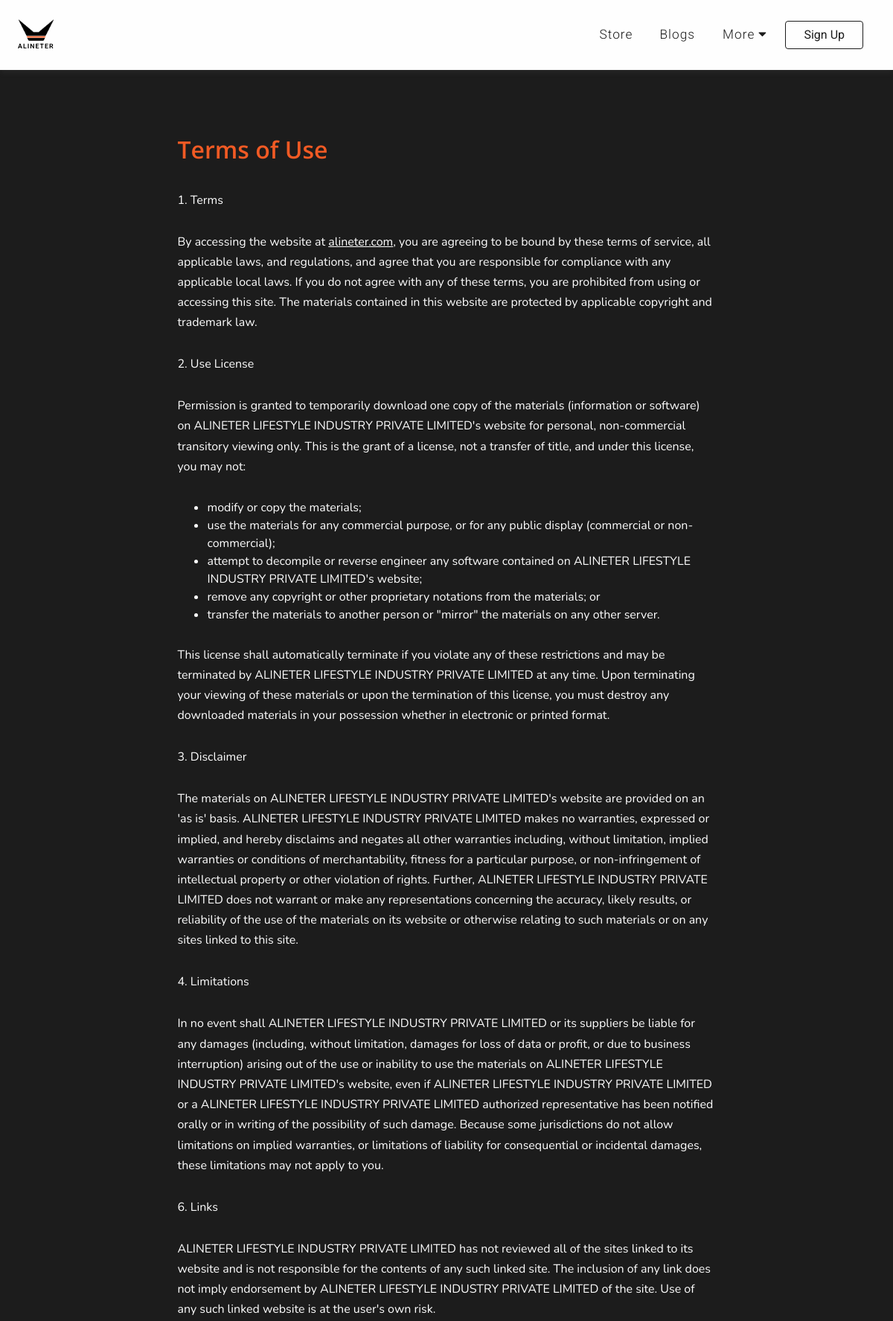
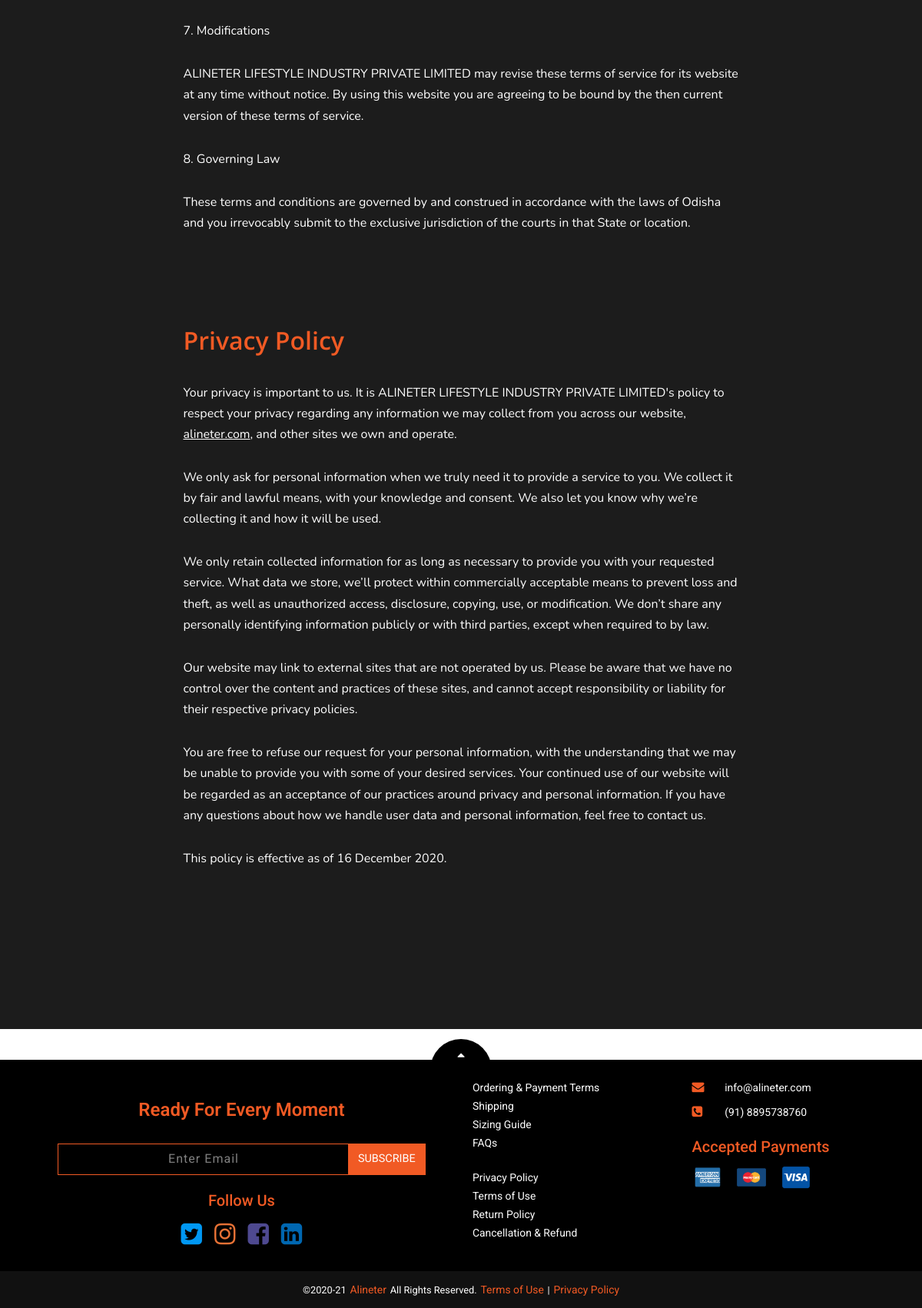
The page /company/policy/terms-condition/ on the database its author committed (2 pictures, top to bottom).
### company/models.py (models this page shows, shortened)
class CompanyTermsCondition(models.Model):
	company = models.OneToOneField(Company, on_delete=models.CASCADE)
	terms_text = RichTextField()
	date_created = models.DateTimeField(auto_now_add=True)
	date_modified = models.DateTimeField(auto_now=True)
	class Meta:
		verbose_name_plural = 'Terms & Condition'

class CompanyPrivacyPolicy(models.Model):
	company = models.OneToOneField(Company, on_delete=models.CASCADE)
	privacy_text = RichTextField()
	date_created = models.DateTimeField(auto_now_add=True)
	date_modified = models.DateTimeField(auto_now=True)
	class Meta:
		verbose_name_plural = 'Privacy policy'

### company_policy/views.py (the view)
# urls.py: path('terms-condition/', views.terms_condition, name='terms_condition'),
def terms_condition(request):
	tnc = CompanyTermsCondition.objects.first()
	privacy_policy = CompanyPrivacyPolicy.objects.first()
	context = {'tnc':tnc, 'privacy_policy':privacy_policy}
	return render(request, 'company_policy/terms.html', context)

### company_policy/templates/company_policy/terms.html (shortened to what this page needs)
{% extends 'home/base.html' %}
{% load static %}
{% block css_link %}
  <link rel="stylesheet" type="text/css" href="{% static 'css/policy-page.css' %}?{% now 'U' %}">
{% endblock css_link %}
{% block page_content %}
<section id="company-policy-wrapper" class="company-policy-wrapper w-100 scroll-reveal-content">
  <div class="container-fluid">
    <div class="secondary-wrapper mx-auto p-0">
      <div class="policy-container terms-of-use">
        <div class="policy-head--s1 reveal__from-bottom">
          <h1>Terms of Use</h1>
        </div>
        <div class="policy-body">
          {% if tnc %}
            {{ tnc.terms_text | safe }}
          {% endif %}
        </div>
      </div>
      <div class="policy-container privacy-policy">
        <div class="policy-head--s1 reveal__from-bottom">
          <h1>Privacy Policy</h1>
        </div>
        <div class="policy-body">
        {% if privacy_policy %}
          {{ privacy_policy.privacy_text | safe }}
        {% endif %}
        </div>
      </div>
    </div>
  </div>
</section>
{% endblock page_content %}

### static/css/style.css (style rules this page uses)
:root { --bg-primary:#F15A24; --bg-secondary:#000000; --bg-tertiary:#1C1C1C; --bg-grey:#707070; --bg-light:#FEFEFE; --ff-primary:'Nunito', sans-serif; --ff-secondary:'Nunito Sans', sans-serif; --ff-tertiary:'Open Sans', sans-serif; --ff-roboto:'Roboto', sans-serif; --lg-padding:5% 2.4%; --lg-padding-inverse:2.4% 5%; --md-padding:4% 1.4%; --md-padding-inverse:1.4% 4%; --sm-padding:2% 1%; --sm-padding-inverse:1% 2%; --facebook:#4E4990; --instagram:#E67135; --linkedin:#0067B1; --pinterest:#DC0000; --twitter:#0098F4; --whatsapp:#3FB031; }
body { padding:0; margin:0; }
.scroll-reveal-content { overflow:hidden; }
@media screen and (min-width:1000px) { .secondary-wrapper { width:65%; } }

### static/css/policy-page.css (style rules this page uses)
#company-policy-wrapper { padding:5.5rem 2.4%; background-color:var(--bg-tertiary); }
.policy-container { margin-bottom:7.5rem; }
.policy-head--s1 { margin-bottom:2.2rem; }
.policy-head--s1 h1, .policy-head--s2 h1, .policy-body h1 { font-size:2rem; font-weight:600; color:var(--bg-primary); }
.policy-head--s1 h1, .policy-body h1 { font-size:2rem; }
.policy-body :is( p, ul) { font-size:1rem; font-weight:400; margin:0; margin-bottom:1.8rem; color:var(--bg-light); }
.policy-body p { white-space:pre-line; line-height:1.7; }
.policy-body p a { color:inherit; text-decoration:underline; }

### static/css/utility.css (style rules this page uses)
.btn, .fancy-effects::after, .input--s1, .input--s2, .textarea--s1, .input--s1::placeholder, .input--s2::placeholder, .textarea--s1::placeholder, #navigation, #slide-navigation, #navigation .nav-link, .site-links .nav-link, .logo-text, .toggle-btn, .bar, .scroll-horizontal.to-top > .btn, #footer .link, .usp-box, .usp-icon, .usp-tag, .q-product-card, .q-product-body, .q-product-card .q-product-img, .reviews-nav, .more-reviews-container, .toggle-pwd-eye, .step, .upload-media-btn :is( img, p), input[name="q"], input[name="q"] + .fa-times, .category-dropbtn > .fa-caret-down, .policy-body p a, .rating-icon { transition:0.2s ease-in-out; }
.usp-tag, .reviewer-says, .show-more-btn, .reviews-nav h5, .reviews-nav button, .contact-us-btn, .shop-btn, .auth-label, .states-dropbtn, .states-content .state, .auth-btn, #categoryBtn, .category-item, .category-content button, .blog-title h5, .policy-body :is( p, ul), .tnc-btn, .review-btn { font-family:var(--ff-primary); }
.big-title, .small-title, .medium-title, .smaller-title, .subscriber-email, .illustration-head h2, #testimonial .heading, .review-card .reviewer-name, .contact-us .head > h1, #shareBlogModal .modal-title, #shareBlogModal #blog-sharelink, .policy-head--s1 h1, .policy-head--s2 h1, .policy-body h1 { font-family:var(--ff-tertiary); }
body, #footer, .input--s1, .input--s2, .textarea--s1, .profile-cards .director-designation, .blog-author-name span, .blog-pub-date { font-family:var(--ff-roboto); }

### rows shown on the page
CompanyTermsCondition: terms_text "1. Terms By accessing the website at alineter.com , you are agreeing to be bound by these terms of service, all applicable laws, and regulations, and agree that you are responsible for compliance with any applicable local laws. If you do not agree with any of these terms, you are prohibited from using or accessing this site. The materials contained in this website are protected by applicable copyright and trademark law. 2. Use License Permission is granted to temporarily download one copy of the materials (information or software) on ALINETER LIFESTYLE INDUSTRY PRIVATE LIMITED's website for personal, non-commercial transitory viewing only. This is the grant of a license, not a transfer of…"
CompanyPrivacyPolicy: privacy_text "Your privacy is important to us. It is ALINETER LIFESTYLE INDUSTRY PRIVATE LIMITED's policy to respect your privacy regarding any information we may collect from you across our website, alineter.com , and other sites we own and operate. We only ask for personal information when we truly need it to provide a service to you. We collect it by fair and lawful means, with your knowledge and consent. We also let you know why we’re collecting it and how it will be used. We only retain collected information for as long as necessary to provide you with your requested service. What data we store, we’ll protect within commercially acceptable means to prevent loss and theft, as well as unauthorized…"
